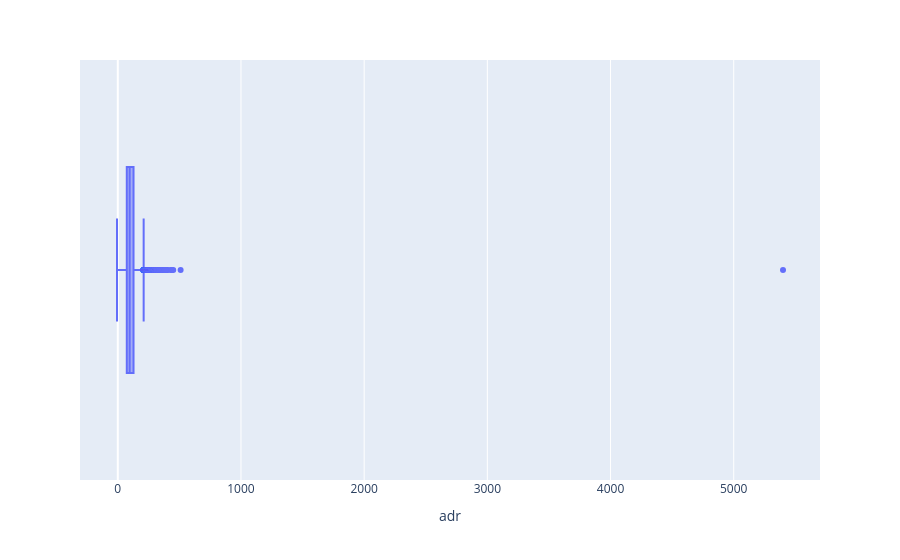

Write notebook code for a chart like this one.
### Code cell
fig = px.box(df, 'adr')
fig.show()

### Figure 1 — Plotly figure (JSON) as saved in the notebook; plotly's stock layout.template omitted (floating-point values rounded to 4 significant figures; data arrays with more than 128 entries replaced by an {"elided": "..."} marker saying what was removed)
{"data": [{"alignmentgroup": "True", "hovertemplate": "adr=%{x}<extra></extra>", "legendgroup": "", "marker": {"color": "#636efa"}, "name": "", "notched": false, "offsetgroup": "", "orientation": "h", "showlegend": false, "type": "box", "x": {"elided": "102894 float values"}, "x0": " ", "xaxis": "x", "y0": " ", "yaxis": "y"}], "layout": {"autosize": true, "boxmode": "group", "legend": {"tracegroupgap": 0}, "margin": {"t": 60}, "xaxis": {"anchor": "y", "autorange": true, "domain": [0, 1], "range": [-306.7, 5700.0], "title": {"text": "adr"}, "type": "linear"}, "yaxis": {"anchor": "x", "autorange": true, "domain": [0, 1], "range": [-0.5, 0.5], "type": "category"}}}
